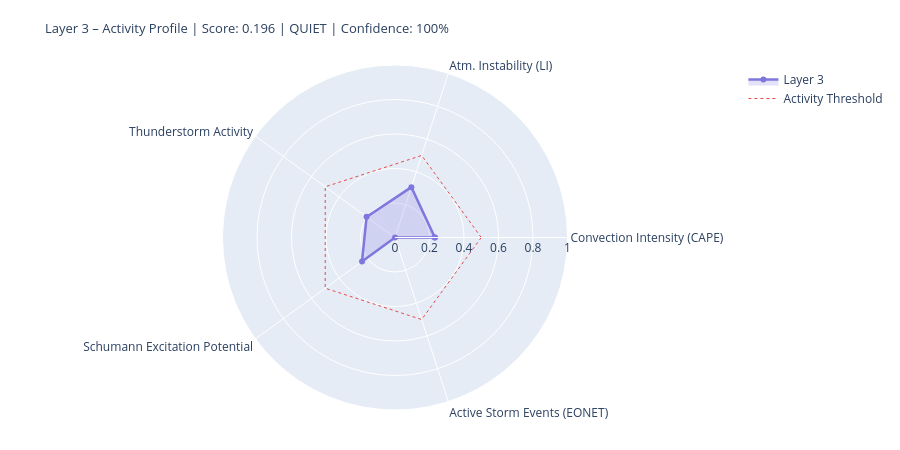

The notebook cell saved with this chart:
### Markdown cell above
---
## 4. State Assessment & Handoff to Layer 4/5

### Code cell
# ============================================================
# LAYER-3-SCORE
# Five dynamic components
# ============================================================

def norm(v, lo, hi):
    if v is None or (isinstance(v, float) and math.isnan(v)): return None
    return round(max(0.0, min(1.0, (v - lo) / (hi - lo))), 4)

# --- 1) Convection intensity (global CAPE mean) ---
cape_mean = df_atm['cape'].dropna().mean() if not df_atm.empty else None
conv_score = norm(cape_mean, 0, 3000)
conv_src   = 'primary' if cape_mean is not None else 'missing'

# --- 2) Atmospheric instability (LI mean) ---
li_mean   = df_atm['li'].dropna().mean() if not df_atm.empty else None
# Negative LI = unstable → higher score
instab_score = norm(-li_mean if li_mean is not None else None, -6, 6)
instab_src   = 'primary' if li_mean is not None else 'missing'

# --- 3) Thunderstorm activity (mean thunder score + WMO count) ---
thunder_mean = df_atm['thunder_score'].mean() if not df_atm.empty else None
n_thunder    = int(df_atm['thunderstorm'].sum()) if not df_atm.empty else 0
thunder_score_val = norm(
    (thunder_mean or 0) * 0.7 + n_thunder * 0.1, 0, 1.0
) if thunder_mean is not None else None
thunder_src = 'primary'

# --- 4) Schumann excitation potential (weighted Schumann contribution) ---
schumann_pot = df_atm['schumann_contribution'].mean() if not df_atm.empty else None
# Boosted by Layer-2 thunderstorm trigger
if schumann_pot is not None and l2_thunder:
    schumann_pot = min(1.0, schumann_pot * 1.2)
schumann_score = norm(schumann_pot, 0, 1.0) if schumann_pot is not None else None
schumann_src   = 'derived'

# --- 5) Storm activity (NASA EONET) ---
# Distinction: None = data not loaded, 0.0 = loaded but no events
storm_score = None
storm_src   = 'missing'
if raw.get('storms') is not None:          # API reached successfully
    storm_score = norm(len(storm_events), 0, 30) if storm_events else 0.0
    storm_src   = 'primary'

# X-Ray and Kp: context only, not in dynamic score
# (X-Ray = Layer-0/4 driver; Kp = geomagnetic index, not a lightning proxy)
xray_context = None
if raw.get('xray'):
    df_xc = pd.DataFrame(raw['xray'])
    fc = next((c for c in df_xc.columns
               if any(k in c.lower() for k in ['flux','long']) and 'time' not in c.lower()),
              df_xc.columns[1])
    df_xc[fc] = pd.to_numeric(df_xc[fc], errors='coerce')
    xray_last = df_xc[fc].dropna().iloc[-1] if not df_xc[fc].dropna().empty else None
    if xray_last:
        xray_class = ('X' if xray_last>=1e-4 else 'M' if xray_last>=1e-5
                      else 'C' if xray_last>=1e-6 else 'B')
        xray_context = {'flux': float(xray_last), 'class': xray_class}
        print(f'X-Ray context: {xray_class}-class ({xray_last:.2e} W/m²)')

# --- Aggregate ---
COMPONENTS = {
    'Convection Intensity (CAPE)':  {'score': conv_score,       'source': conv_src,    'dynamic': True},
    'Atm. Instability (LI)':         {'score': instab_score,     'source': instab_src,  'dynamic': True},
    'Thunderstorm Activity':              {'score': thunder_score_val, 'source': thunder_src, 'dynamic': True},
    'Schumann Excitation Potential':   {'score': schumann_score,   'source': schumann_src,'dynamic': True},
    'Active Storm Events (EONET)': {'score': storm_score,      'source': storm_src,   'dynamic': True},
}

available   = {k: v['score'] for k, v in COMPONENTS.items() if v['score'] is not None}
unavailable = [k for k, v in COMPONENTS.items() if v['score'] is None]
layer3_score = round(sum(available.values()) / len(available), 4) if available else None
confidence   = round(len(available) / len(COMPONENTS), 2)
level = ('unknown' if layer3_score is None
         else 'quiet'   if layer3_score < 0.3
         else 'moderate' if layer3_score < 0.6
         else 'active')
dominant_l3 = max(available, key=available.get) if available else 'none'

# --- Ausgabe ---
W = 68
print('=' * W)
print('LAYER 3 – ATMOSPHERE / WEATHER / THUNDERSTORMS – STATE ASSESSMENT')
print('=' * W)
for name, comp in COMPONENTS.items():
    s = comp['score']
    if s is not None:
        bar = '█' * int(s * 20) + '░' * (20 - int(s * 20))
        print(f'  {name:<36} {bar}  {s:.3f}  [{comp["source"]}]')
    else:
        print(f'  {name:<36} {"─" * 20}  n/a   [missing]')
print('-' * W)
print(f'  Score:        {layer3_score:.3f}  ({len(available)}/{len(COMPONENTS)} components)')
print(f'  Confidence:   {confidence:.0%}')
print(f'  Level:        {level.upper()}')
print(f'  Dominant:     {dominant_l3}')
print(f'  CAPE mean:    {cape_mean:.0f} J/kg' if cape_mean else '  CAPE mean:    n/a')
print(f'  LI mean:      {li_mean:.1f} K' if li_mean is not None else '  LI mean:      n/a')
print(f'  Thunderstorms:{n_thunder} points (WMO)  +  {len(storm_events)} NASA EONET')
print('=' * W)

# Radar
cats   = list(available.keys())
vals_r = list(available.values())
if len(cats) >= 3:
    fig = go.Figure()
    fig.add_trace(go.Scatterpolar(
        r=vals_r + [vals_r[0]], theta=cats + [cats[0]],
        fill='toself', fillcolor='rgba(127,119,221,0.22)',
        line=dict(color='#7F77DD', width=2.5), name='Layer 3'
    ))
    fig.add_trace(go.Scatterpolar(
        r=[0.5] * (len(cats)+1), theta=cats + [cats[0]],
        line=dict(color='#E24B4A', dash='dot', width=1),
        mode='lines', name='Activity Threshold'
    ))
    fig.update_layout(
        title=dict(
            text=f'Layer 3 – Activity Profile | Score: {layer3_score:.3f} | {level.upper()} | Confidence: {confidence:.0%}',
            font=dict(size=13)
        ),
        polar=dict(radialaxis=dict(visible=True, range=[0, 1])),
        height=450, showlegend=True,
        margin=dict(l=60, r=60, t=65, b=40)
    )
    fig.show()

### Figure 1 — Plotly figure (JSON) as saved in the notebook; plotly's stock layout.template omitted (floating-point values rounded to 4 significant figures)
{"data": [{"fill": "toself", "fillcolor": "rgba(127,119,221,0.22)", "line": {"color": "#7F77DD", "width": 2.5}, "name": "Layer 3", "r": [0.2311, 0.3069, 0.2036, 0.2363, 0.0, 0.2311], "theta": ["Convection Intensity (CAPE)", "Atm. Instability (LI)", "Thunderstorm Activity", "Schumann Excitation Potential", "Active Storm Events (EONET)", "Convection Intensity (CAPE)"], "type": "scatterpolar"}, {"line": {"color": "#E24B4A", "dash": "dot", "width": 1}, "mode": "lines", "name": "Activity Threshold", "r": [0.5, 0.5, 0.5, 0.5, 0.5, 0.5], "theta": ["Convection Intensity (CAPE)", "Atm. Instability (LI)", "Thunderstorm Activity", "Schumann Excitation Potential", "Active Storm Events (EONET)", "Convection Intensity (CAPE)"], "type": "scatterpolar"}], "layout": {"height": 450, "margin": {"b": 40, "l": 60, "r": 60, "t": 65}, "polar": {"radialaxis": {"range": [0, 1], "visible": true}}, "showlegend": true, "title": {"font": {"size": 13}, "text": "Layer 3 – Activity Profile | Score: 0.196 | QUIET | Confidence: 100%"}}}
